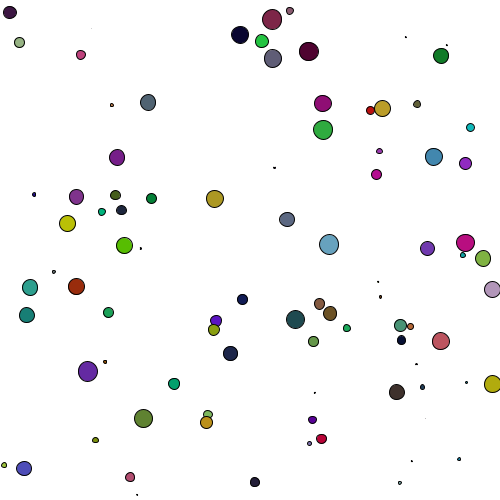
Frame 1 (no input)
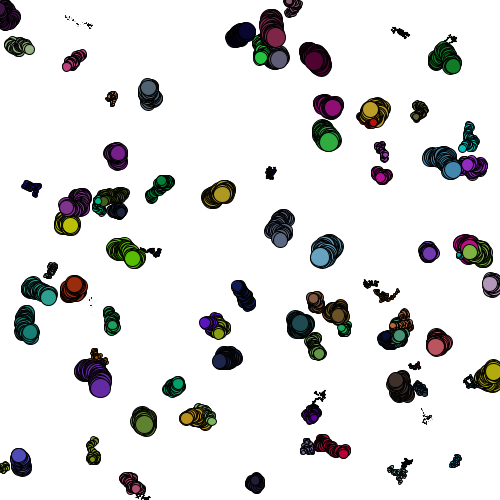
Frame 60 (the mouse pressed at the canvas centre just before this capture)
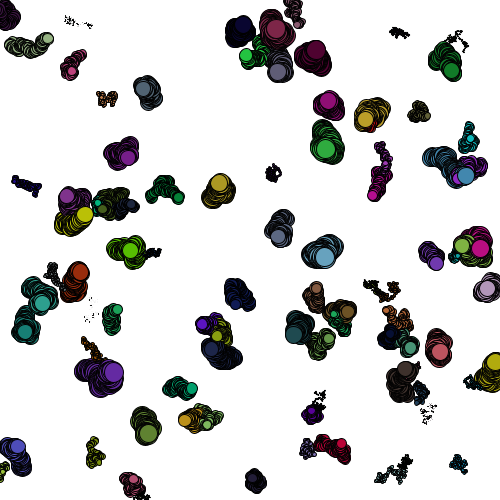
Frame 120 (the mouse held since frame 60 and released just before this capture)

The Processing sketch that drew these frames (run headless with seeded random() and noise(); from frame 60 on, the mouse is pressed at the canvas centre):

// Processing sketch: processing_168221
// ── processing_168221.pde

//setting up an array (increasing the nimber of arraies)
Cell[] myCells= new Cell[90];
Cell myCell;

void setup() {
 background(255);
 size(500,500);
for(int i=0; i<myCells.length;i++){ 
myCells[i]= new Cell();
}
}

void draw(){
  //array
  for(int i=0;i<myCells.length;i++){
    //unit drawn
  myCells[i].display();
  //new location
  myCells[i].update();
  }
}

//this is the cell classe. defined in two parts, declairing variables first

class Cell{
  
  float xlocation;
  float ylocation;
  float dia;
  boolean isseed;
  float cellred, cellgreen, cellblue;
  float lineweight;
  
  // construct it with a constructor
  Cell(){
    xlocation=random(0,500);
    ylocation=random(0,500);
    //random diameter
    dia=random(20);
    isseed=false;
    //randomly changing colours and lineweights
    cellred=random(200);
    cellgreen=random(200);
    cellblue=random(200);
    lineweight=random(3);
  }
 //sets up a small circle 
  void display(){
    stroke(lineweight);
    fill(cellred, cellgreen, cellblue);
    ellipse(xlocation, ylocation, dia,dia);
  }
  //location change
  void update(){
    //increased range of movement
    xlocation=xlocation+random(-2,2);
    ylocation=ylocation+random(-2,2);
  }
  
  
}
